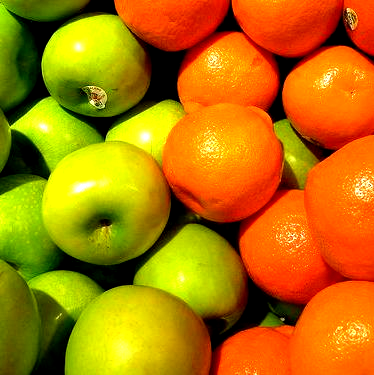
#> input picture resources/apples_oranges.png, 374 x 375 px
$ jupyter execute MeanShiftClustering.ipynb
#> lines starting #> are read from the running program, lines starting #| are printed output that depends on the picture
[cell 1]
import cv2
import numpy as np
import matplotlib.pyplot as plt
from sklearn.cluster import MeanShift

import matplotlib
matplotlib.rcParams['figure.figsize'] = 10, 8

[cell 2]
def apply_mean_shift(img, with_edges):
    n, m = img.shape[:2]

    if with_edges: edges = cv2.Canny(img, threshold1=10, threshold2=70)

    features = np.zeros((n * m, 5), np.uint8)
    for i in range(n):
        for j in range(m):
            features[i * m + j] = (i, j, img[i, j, 0] / 2, img[i, j, 1] / 2, img[i, j, 2] / 2)
            if (with_edges and edges[i, j]): features[i * m + j] = (0, 0, 255, 255, 255)

    MS = MeanShift(bandwidth=17, bin_seeding=True)
    MS.fit(features)
    labels = MS.labels_

    cluster_label = np.zeros((n, m), np.uint8)
    unique_labels = np.unique(labels)
    sums = np.zeros((len(unique_labels), 3), np.float32)
    how_many = np.zeros((len(unique_labels)), np.float32)
    color = np.zeros((len(unique_labels), 3), np.uint8)

    for i in range(n):
        for j in range(m):
            cur_label = labels[i * m + j]
            cluster_label[i, j] = cur_label
            sums[cur_label, 0] += img[i, j, 0]
            sums[cur_label, 1] += img[i, j, 1]
            sums[cur_label, 2] += img[i, j, 2]
            how_many[cur_label] += 1

    for i in range(len(color)):
        if (how_many[i] < 1): continue
        sums[i] //= how_many[i]
        color[i] = sums[i]

    clusters = np.zeros((n, m, 3), np.uint8)
    for i in range(n):
        for j in range(m):
            if (with_edges and edges[i, j]): clusters[i, j] = (255, 255, 255)
            else: clusters[i, j] = color[cluster_label[i, j]]

    plt.subplot(1, 2, 1)
    plt.imshow(cv2.cvtColor(img, cv2.COLOR_BGR2RGB))
    plt.subplot(1, 2, 2)
    plt.imshow(cv2.cvtColor(clusters, cv2.COLOR_BGR2RGB))
    plt.show()

[cell 3]
image = cv2.imread("../resources/apples_oranges.png")
#> image is the input picture: shape (375, 374, 3); mean B, G, R 2.9, 118.3, 179

ratio = 250.0 / image.shape[1]
#> ratio = 0.668
rows, cols = 250, int(ratio * image.shape[0])
#> rows = 250; cols = 250

image = cv2.resize(image, (rows, cols), interpolation=cv2.INTER_AREA)
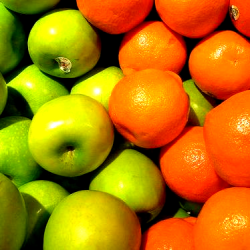
#> image: shape (250, 250, 3); mean B, G, R 2.9, 118.3, 179
image = cv2.GaussianBlur(image, (7, 7), 1)
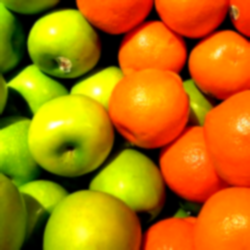
#> image: shape (250, 250, 3); mean B, G, R 2.9, 118.3, 179

apply_mean_shift(image, False)
#> after the loop in apply_mean_shift, `for i in range(n):`:
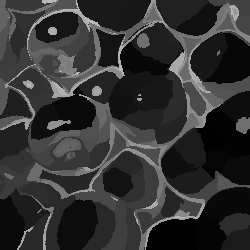
#> cluster_label: shape (250, 250); min 0, max 187, mean 49.9
#> after the loop in apply_mean_shift, `for i in range(n):`: how_many = 188 values, max 1596 at index 12, min 8 at index 187, mean 332.4; sums = 188 rows, first 8: [945, 119460, 350124], [40, 44864, 122737], [1202, 63124, 138570], [1302, 60281, 147625], [128, 95496, 213528], [235, 38413, 129506], [1554, 155701, 336267], [165, 107388, 227938]
#> after the loop in apply_mean_shift, `for i in range(len(color)):`: color = 188 rows, first 8: [0, 86, 253], [0, 93, 254], [2, 115, 254], [2, 104, 254], [0, 113, 254], [0, 74, 250], [1, 118, 254], [0, 119, 254]; sums has the same summary as color
#> after the loop in apply_mean_shift, `for i in range(n):`:
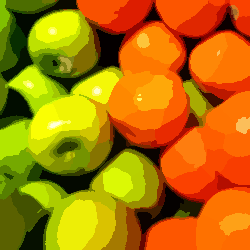
#> clusters: shape (250, 250, 3); mean of channels 0, 1, 2 2.6, 117.8, 178.4; drawn as B, G, R
#> in apply_mean_shift, `plt.show()`:
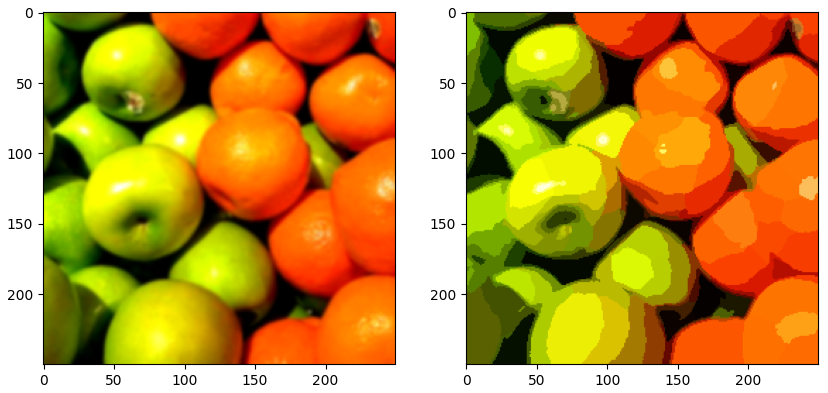
#> figure drawn by matplotlib, 2 panels
